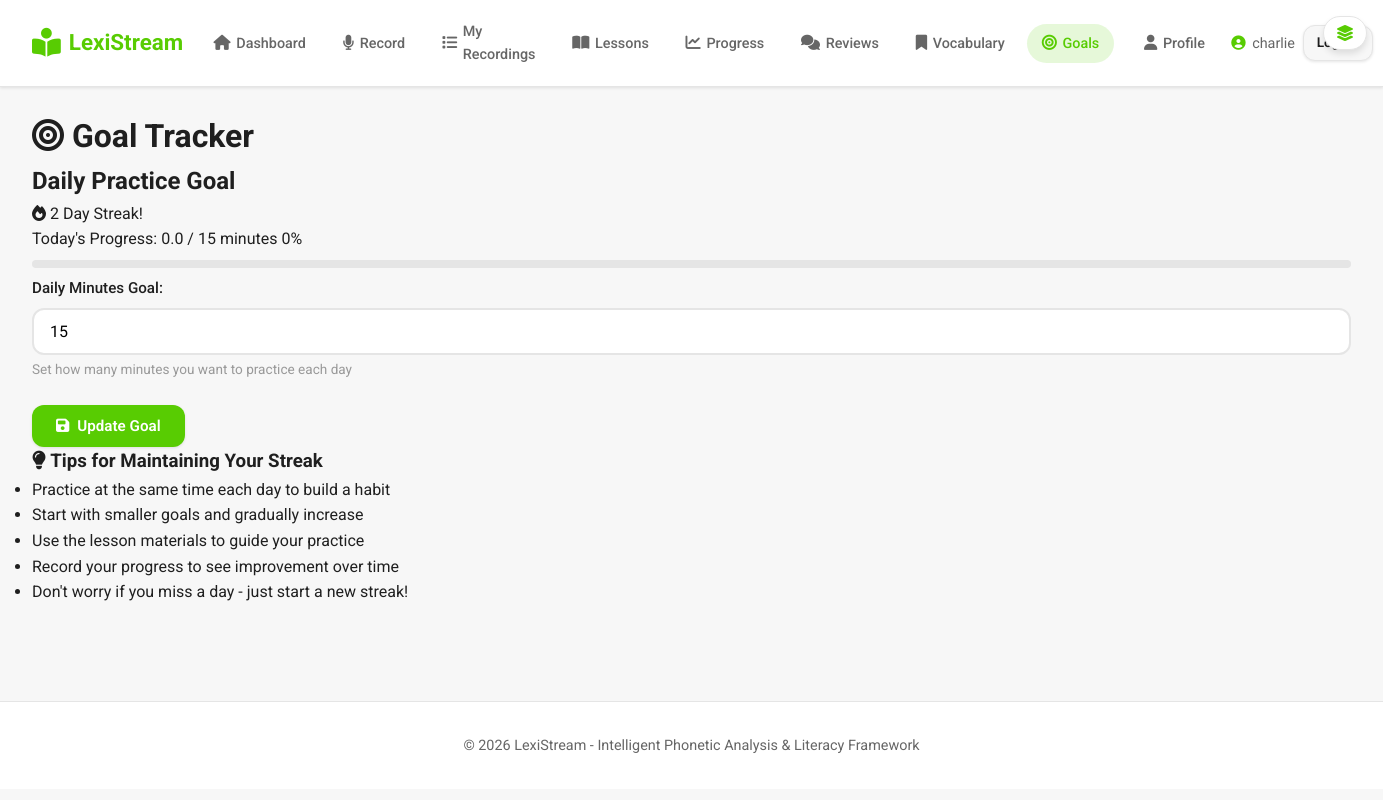
The app's page /goals (signed in), older data.
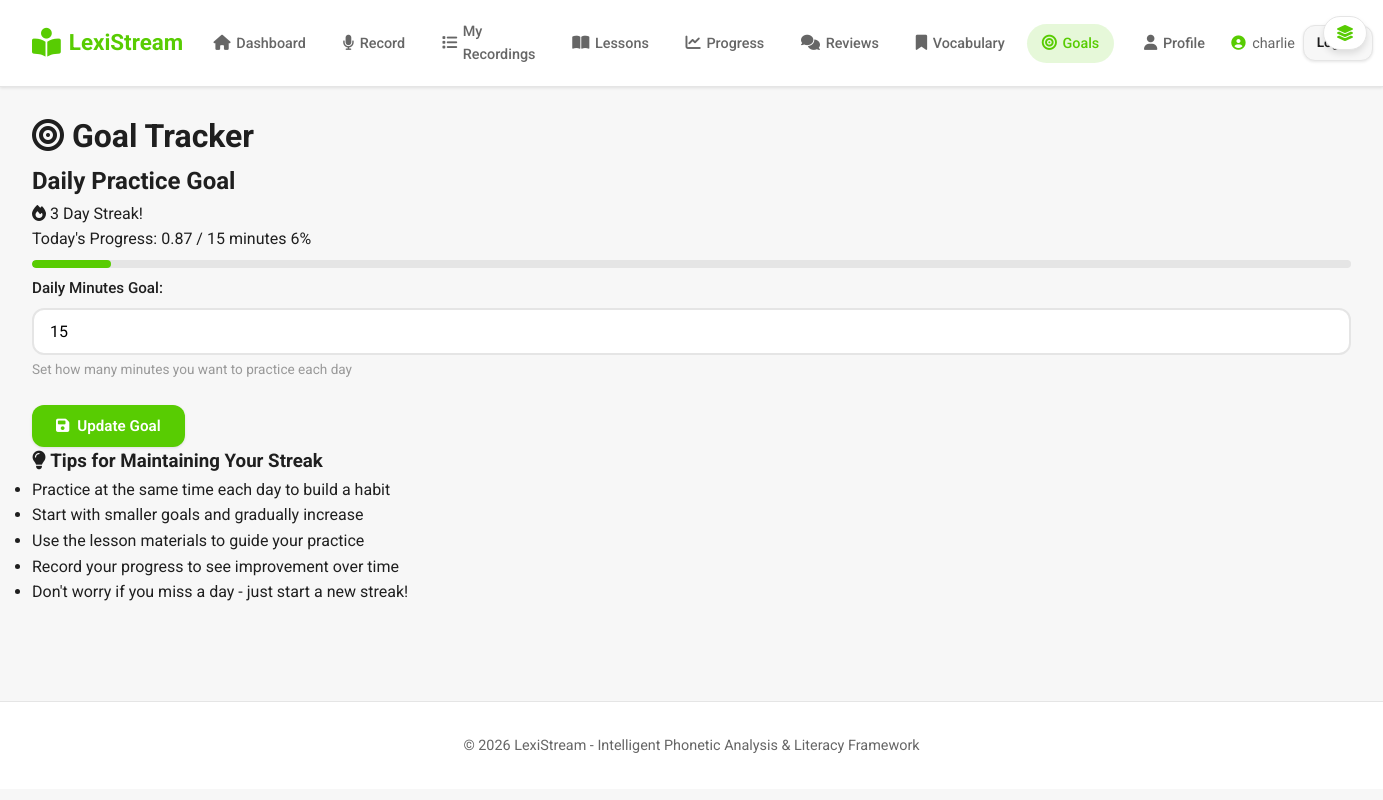
The same page, newer data.
### app.py (models this page shows)
class Goal(db.Model):
    id = db.Column(db.Integer, primary_key=True)
    user_id = db.Column(db.Integer, db.ForeignKey('user.id'), nullable=False)
    daily_minutes = db.Column(db.Integer, nullable=False, default=15)
    current_streak = db.Column(db.Integer, default=0)
    last_activity_date = db.Column(db.Date)
    created_at = db.Column(db.DateTime, default=datetime.utcnow)
    user = db.relationship('User', backref=db.backref('goals', lazy=True))

### app.py (the view, shortened to what this page needs)
@app.route('/goals', methods=['GET', 'POST'])
@login_required
def goals():
    goal = Goal.query.filter_by(user_id=current_user.id).first()
    if not goal:
        goal = Goal(user_id=current_user.id, daily_minutes=15)
        db.session.add(goal)
        db.session.commit()
    today = datetime.utcnow().date()
    today_recordings = Recording.query.filter_by(user_id=current_user.id)\
        .filter(db.func.date(Recording.created_at) == today).all()
    today_minutes = sum(r.duration_seconds for r in today_recordings) / 60
    return render_template('goals.html', goal=goal, today_minutes=round(today_minutes, 2))

### app.py (called while the page is built)
@login_manager.user_loader
def load_user(user_id):
    return User.query.get(int(user_id))

### templates/goals.html (shortened to what this page needs)
{% extends "base.html" %}
{% block content %}
<div class="goals-container">
    <h1 class="page-title"><i class="fas fa-bullseye"></i> Goal Tracker</h1>
    <div class="goals-content">
        <div class="goal-card">
            <div class="goal-header">
                <h2>Daily Practice Goal</h2>
                <div class="streak-display">
                    <i class="fas fa-fire"></i>
                    <span class="streak-number">{{ goal.current_streak }}</span>
                    <span class="streak-label">Day Streak!</span>
                </div>
            </div>
            <div class="goal-progress">
                <div class="progress-info">
                    <span>Today's Progress: {{ today_minutes }} / {{ goal.daily_minutes }} minutes</span>
                    <span class="progress-percent">
                        {{ "%.0f"|format((today_minutes / goal.daily_minutes * 100) if goal.daily_minutes > 0 else 0) }}%
                    </span>
                </div>
                <div class="progress-bar">
                    <div class="progress-fill"
                         style="width: {{ ((today_minutes / goal.daily_minutes * 100) if goal.daily_minutes > 0 else 0)|round }}%"></div>
                </div>
            </div>
            <form method="POST" action="{{ url_for('goals') }}" class="goal-form">
                <div class="form-group">
                    <label for="daily_minutes">Daily Minutes Goal:</label>
                    <input type="number" id="daily_minutes" name="daily_minutes"
                           value="{{ goal.daily_minutes }}" min="1" max="120" required>
                    <span class="form-hint">Set how many minutes you want to practice each day</span>
                </div>
                <button type="submit" class="btn btn-primary">
                    <i class="fas fa-save"></i> Update Goal
                </button>
            </form>
        </div>
        <div class="goal-tips">
            <h3><i class="fas fa-lightbulb"></i> Tips for Maintaining Your Streak</h3>
            <ul>
                <li>Practice at the same time each day to build a habit</li>
                <li>Start with smaller goals and gradually increase</li>
                <li>Use the lesson materials to guide your practice</li>
                <li>Record your progress to see improvement over time</li>
                <li>Don't worry if you miss a day - just start a new streak!</li>
            </ul>
        </div>
    </div>
</div>
{% endblock %}

Row changes from the older to the newer data that the page shows:
changed Goal: current_streak "2" → "3"; daily_minutes "0" → "6"
Text that changed along with them:
{{ today_minutes }}: "0.0" → "0.87"
